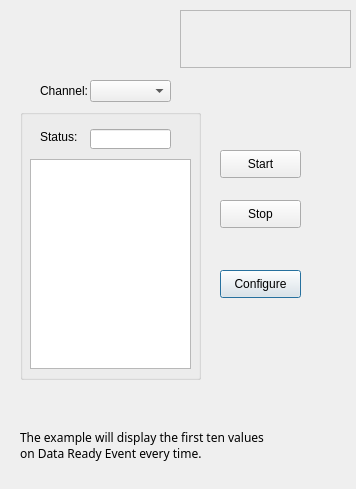
<?xml version="1.0" encoding="UTF-8"?>
<ui version="4.0">
 <class>BufferedEventCounterClass</class>
 <widget class="QDialog" name="BufferedEventCounterClass">
  <property name="geometry">
   <rect>
    <x>0</x>
    <y>0</y>
    <width>356</width>
    <height>489</height>
   </rect>
  </property>
  <property name="sizePolicy">
   <sizepolicy hsizetype="Fixed" vsizetype="Fixed">
    <horstretch>0</horstretch>
    <verstretch>0</verstretch>
   </sizepolicy>
  </property>
  <property name="windowTitle">
   <string>Buffered Event Counter</string>
  </property>
  <widget class="QFrame" name="bkgrndImage">
   <property name="geometry">
    <rect>
     <x>180</x>
     <y>10</y>
     <width>171</width>
     <height>58</height>
    </rect>
   </property>
   <property name="frameShape">
    <enum>QFrame::StyledPanel</enum>
   </property>
   <property name="frameShadow">
    <enum>QFrame::Raised</enum>
   </property>
  </widget>
  <widget class="QGroupBox" name="groupBox">
   <property name="geometry">
    <rect>
     <x>20</x>
     <y>109</y>
     <width>181</width>
     <height>271</height>
    </rect>
   </property>
   <property name="autoFillBackground">
    <bool>true</bool>
   </property>
   <property name="title">
    <string/>
   </property>
   <widget class="QListWidget" name="cntrValueList">
    <property name="geometry">
     <rect>
      <x>10</x>
      <y>50</y>
      <width>161</width>
      <height>210</height>
     </rect>
    </property>
    <property name="flow">
     <enum>QListView::TopToBottom</enum>
    </property>
    <property name="isWrapping" stdset="0">
     <bool>false</bool>
    </property>
   </widget>
   <widget class="QLineEdit" name="txtChannelState">
    <property name="geometry">
     <rect>
      <x>70</x>
      <y>20</y>
      <width>81</width>
      <height>20</height>
     </rect>
    </property>
    <property name="text">
     <string/>
    </property>
    <property name="alignment">
     <set>Qt::AlignRight|Qt::AlignTrailing|Qt::AlignVCenter</set>
    </property>
    <property name="readOnly">
     <bool>true</bool>
    </property>
   </widget>
   <widget class="QLabel" name="label_2">
    <property name="geometry">
     <rect>
      <x>20</x>
      <y>20</y>
      <width>41</width>
      <height>16</height>
     </rect>
    </property>
    <property name="text">
     <string>Status:</string>
    </property>
   </widget>
  </widget>
  <widget class="QPushButton" name="btnConfig">
   <property name="geometry">
    <rect>
     <x>220</x>
     <y>270</y>
     <width>81</width>
     <height>28</height>
    </rect>
   </property>
   <property name="text">
    <string>Configure</string>
   </property>
  </widget>
  <widget class="QPushButton" name="btnStart">
   <property name="geometry">
    <rect>
     <x>220</x>
     <y>150</y>
     <width>81</width>
     <height>28</height>
    </rect>
   </property>
   <property name="text">
    <string>Start</string>
   </property>
  </widget>
  <widget class="QPushButton" name="btnStop">
   <property name="geometry">
    <rect>
     <x>220</x>
     <y>200</y>
     <width>81</width>
     <height>28</height>
    </rect>
   </property>
   <property name="text">
    <string>Stop</string>
   </property>
  </widget>
  <widget class="QLabel" name="label">
   <property name="geometry">
    <rect>
     <x>20</x>
     <y>420</y>
     <width>281</width>
     <height>51</height>
    </rect>
   </property>
   <property name="font">
    <font>
     <family>MS Reference Sans Serif</family>
     <weight>50</weight>
     <bold>false</bold>
    </font>
   </property>
   <property name="text">
    <string>The example will display the first ten values 
on Data Ready Event every time.</string>
   </property>
  </widget>
  <widget class="QComboBox" name="cbxDisplayedChannel">
   <property name="geometry">
    <rect>
     <x>90</x>
     <y>80</y>
     <width>81</width>
     <height>22</height>
    </rect>
   </property>
  </widget>
  <widget class="QLabel" name="label_6">
   <property name="geometry">
    <rect>
     <x>40</x>
     <y>83</y>
     <width>51</width>
     <height>16</height>
    </rect>
   </property>
   <property name="text">
    <string>Channel:</string>
   </property>
  </widget>
 </widget>
 <layoutdefault spacing="6" margin="11"/>
 <resources/>
 <connections/>
</ui>
